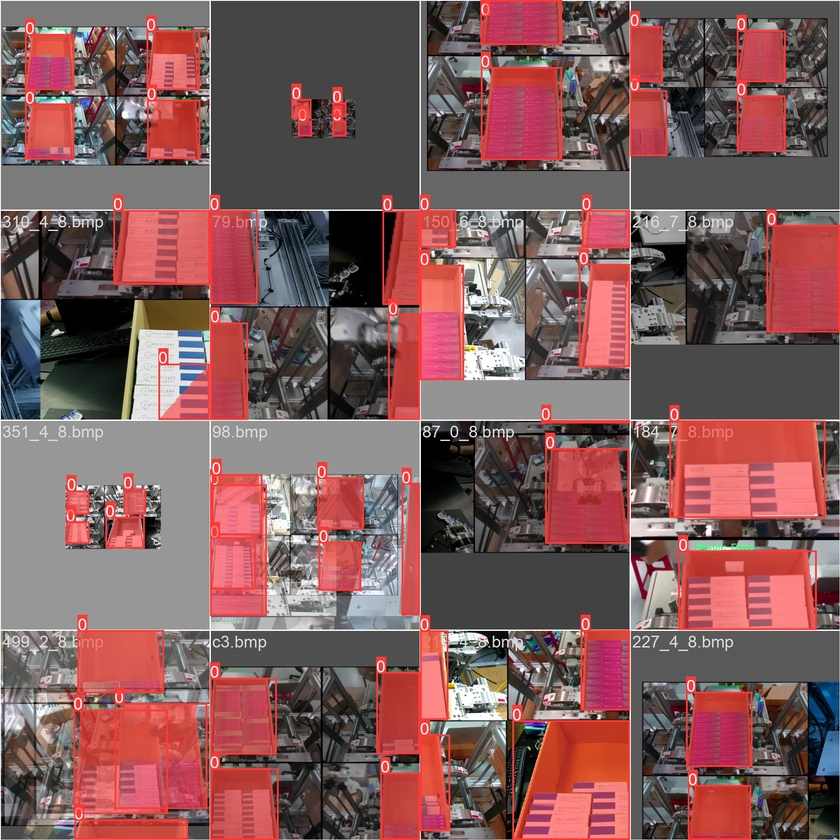
#> input picture seg/wandb/latest-run/files/media/images/Mosaics_0_32b2af8a9c0d98773af2.jpg, 840 x 840 px, shrunk from 1920 x 1920 before the run, found by its file name; its folder holds only this picture in this run
$ python convert_data.py
#> lines starting #> are read from the running program, lines starting #| are printed output that depends on the picture; after the words box and inside, x2 and y2 are one past the last pixel; in counts of white or black regions, pixels touching at a corner belong together
import os
import cv2
import numpy as np

def convert_to_yolo_data(images_folder, masks_folder, output_folder):
    if not os.path.exists(output_folder):
        os.makedirs(output_folder)

    image_files = os.listdir(images_folder)
    for image_file in image_files:
        image_path = os.path.join(images_folder, image_file)
        mask_path = os.path.join(masks_folder, image_file.replace('image', 'mask'))  # Điều chỉnh phần mở rộng tệp mask
        # print(image_path)

        image = cv2.imread(image_path)
#> image is the input picture: shape (840, 840, 3); mean B, G, R 91.4, 90.9, 129.5
        mask = cv2.imread(mask_path, cv2.IMREAD_GRAYSCALE)
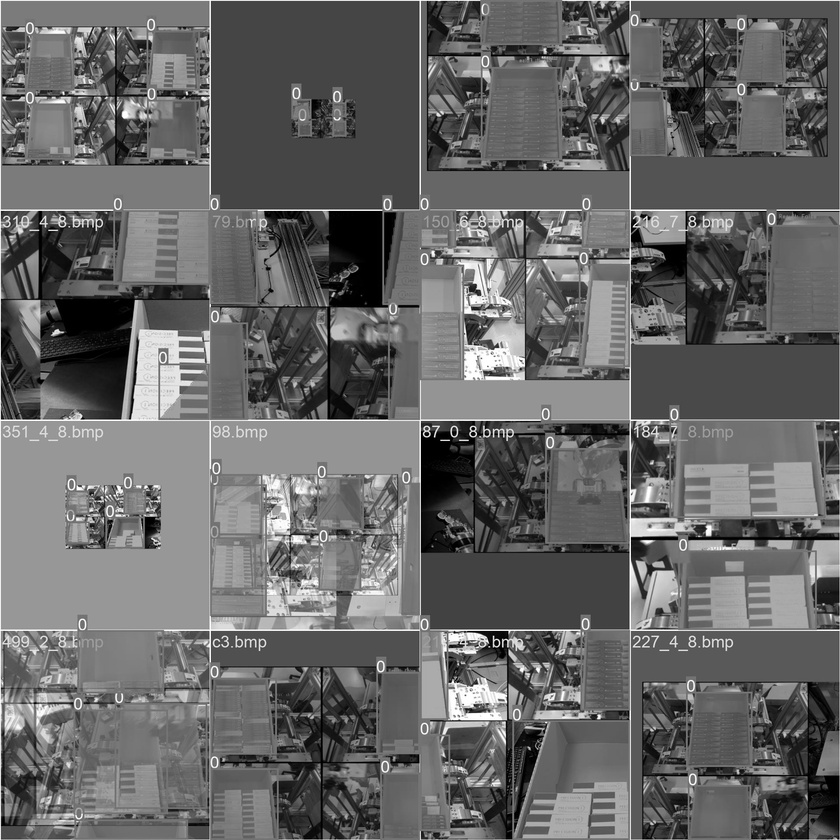
#> mask: shape (840, 840); min 0, max 255, mean 102.5
        mask[mask >0] = 255
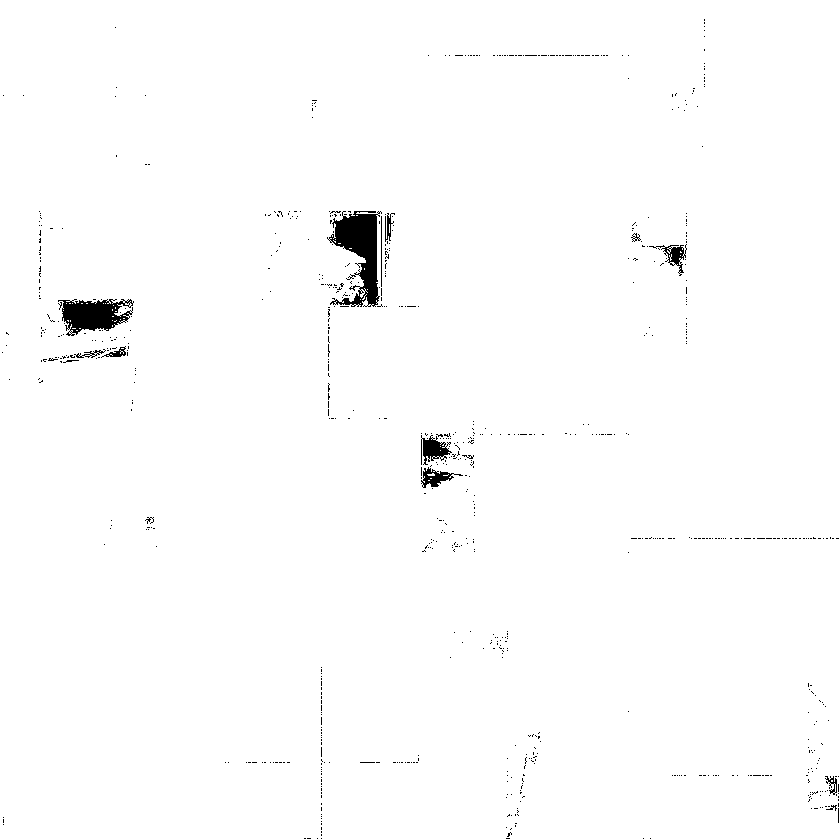
#> mask: shape (840, 840); 98.9% white; 759 black regions (744 under 20 px), largest, box (x1, y1, x2, y2) and area: (327, 211, 382, 307) 2580, (58, 299, 134, 336) 1662, (421, 435, 452, 465) 483

        image_height, image_width, _ = image.shape
#> image_height = 840; image_width = 840
        # label_file = os.path.join(output_folder, image_file.replace('.jpg', '.txt'))
        demo_label_file=os.path.join('/home/tonyhuy/Yolov7_box_segmentation/result_mask/demo',image_file.replace('.jpg', '.txt'))
        with open(demo_label_file, 'w') as label_f:
            # calculate
            contours, _ = cv2.findContours((mask == 255).astype(np.uint8), cv2.RETR_EXTERNAL, cv2.CHAIN_APPROX_SIMPLE)
#> contours = [[[0, 0], [0, 839], [839, 839], [839, 0]]]
            # Create an empty list to store the results
            # results = []
            # Iterate through each contour and get x1y1,x2y2,x3y3...
            # https://github.com/muhemuhe427/jsonlabel2yolo/blob/main/json2yolo
            # https://github.com/ultralytics/yolov5/issues/9816
            label_pts = [0]
            contour = contours[0]
#> contour = [[0, 0], [0, 839], [839, 839], [839, 0]]
            for contour in contours:
                for t in contour:
                    label_pts.append(t[0][0]/image_width)
                    label_pts.append(t[0][1]/image_height)
#> this loop made 1 pass
#> contour on pass 1: [[0, 0], [0, 839], [839, 839], [839, 0]]
#> after the loop, label_pts = [0, 0, 0, 0, 0.999, 0.999, 0.999, 0.999, 0]
            for t in label_pts:
                label_f.write(str(t))
                label_f.write(' ')
#> this loop made 9 passes
#> t on passes 2 to 9: 0, 0, 0, 0.999, 0.999, 0.999, 0.999, 0
                # [28 lines of commented-out code are left out]

images_folder = '/home/tonyhuy/Yolov7_box_segmentation/result_mask/change_bg/images'
masks_folder = '/home/tonyhuy/Yolov7_box_segmentation/result_mask/change_bg/masks'
output_folder = '/home/tonyhuy/Yolov7_box_segmentation/result_mask/convert2yolo'

convert_to_yolo_data(images_folder, masks_folder, output_folder)

$ run again, on seg/wandb/latest-run/files/media/images/Mosaics_0_a4d2225a94b303543f82.jpg
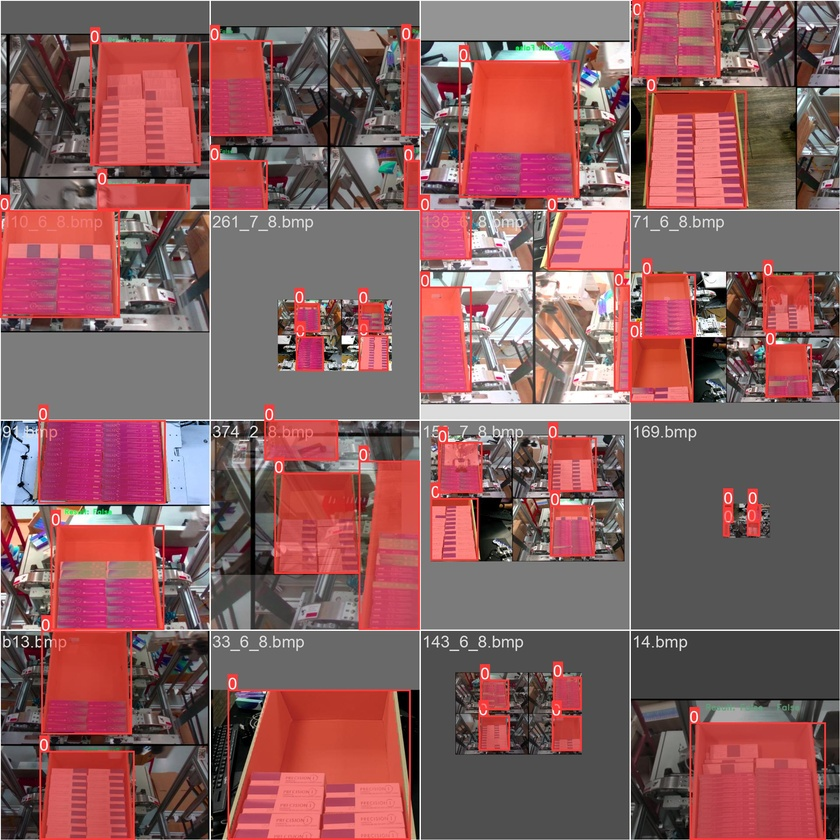
#> input picture seg/wandb/latest-run/files/media/images/Mosaics_0_a4d2225a94b303543f82.jpg, 840 x 840 px, shrunk from 1920 x 1920 before the run, found by its file name
#> in convert_to_yolo_data, image is the input picture: shape (840, 840, 3); mean B, G, R 95.6, 94, 137
#> in convert_to_yolo_data, `mask = cv2.imread(mask_path, cv2.IMREAD_GRAYSCALE)`:
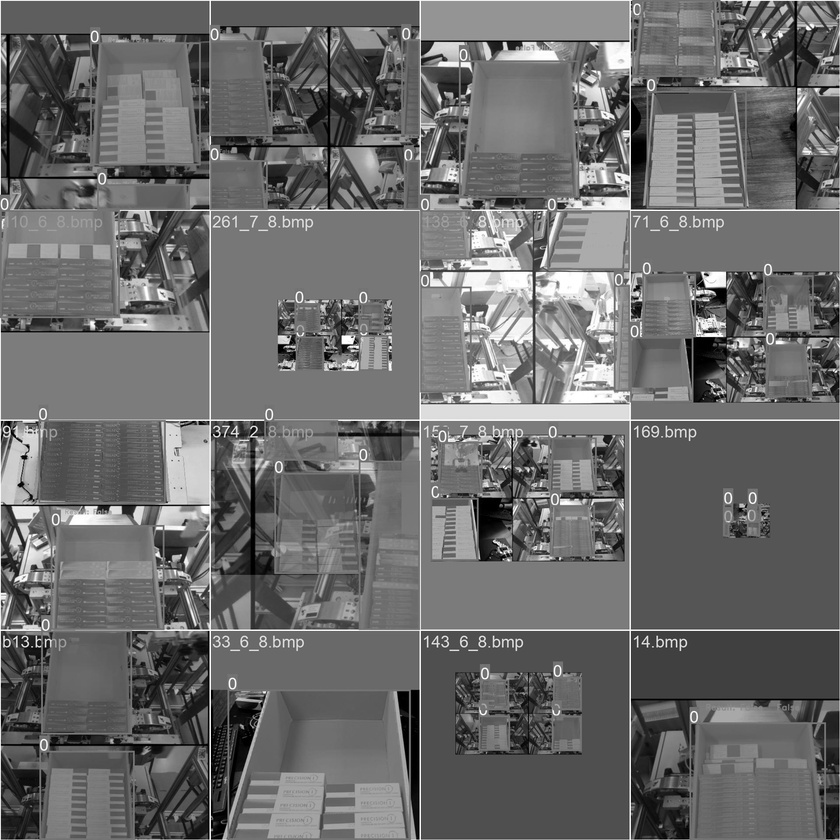
#> mask: shape (840, 840); min 0, max 255, mean 107
#> in convert_to_yolo_data, `mask[mask >0] = 255`:
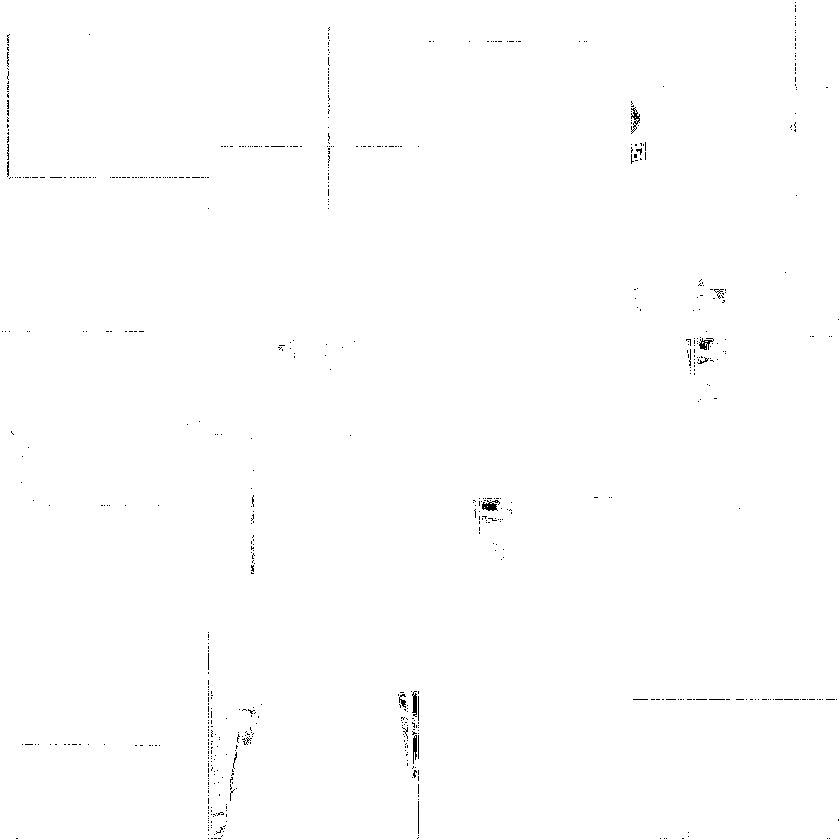
#> mask: shape (840, 840); 99.6% white; black in thin lines or dots
#> contours = [[[0, 0], [0, 839], [839, 839], [839, 0]]]
#> in convert_to_yolo_data, `contour = contours[0]`: contour = [[0, 0], [0, 839], [839, 839], [839, 0]]
#> the loop in convert_to_yolo_data, `for contour in contours:` made 1 pass
#> contour on pass 1: [[0, 0], [0, 839], [839, 839], [839, 0]]
#> after the loop in convert_to_yolo_data, `for contour in contours:`: label_pts = [0, 0, 0, 0, 0.999, 0.999, 0.999, 0.999, 0]
#> the loop in convert_to_yolo_data, `for t in label_pts:` made 9 passes
#> t on passes 2 to 9: 0, 0, 0, 0.999, 0.999, 0.999, 0.999, 0
